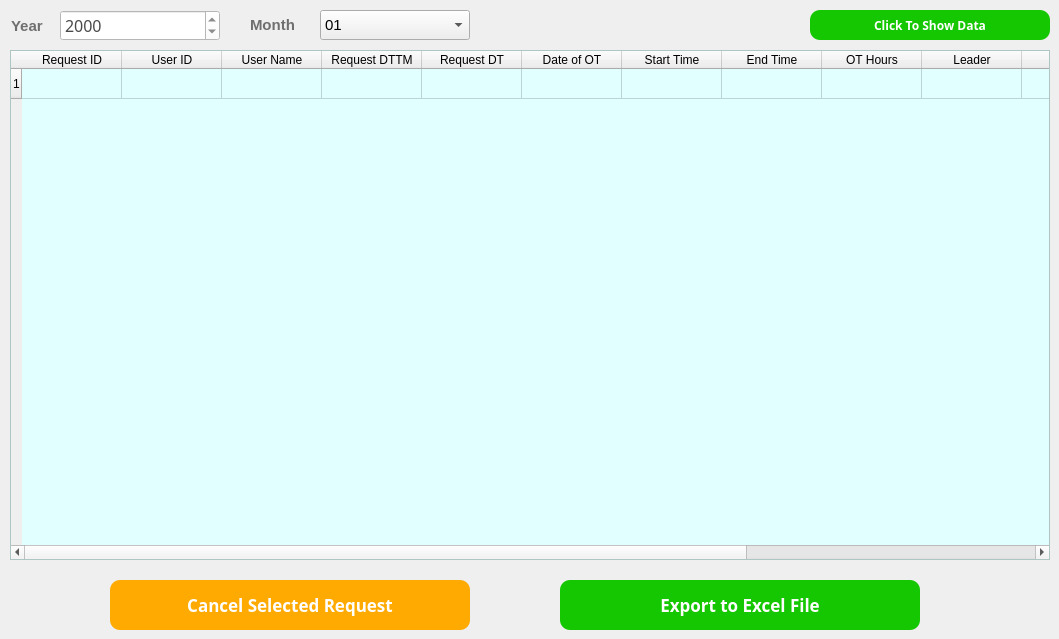
    <widget class="QWidget" name="tab_2">
     <attribute name="title">
      <string>Summary</string>
     </attribute>
     <widget class="QTableWidget" name="tableWidget">
      <property name="geometry">
       <rect>
        <x>10</x>
        <y>50</y>
        <width>1040</width>
        <height>510</height>
       </rect>
      </property>
      <property name="styleSheet">
       <string notr="true">QTableWidget
{
	background-color: rgb(225, 255, 254);

}</string>
      </property>
      <property name="frameShape">
       <enum>QFrame::StyledPanel</enum>
      </property>
      <property name="frameShadow">
       <enum>QFrame::Sunken</enum>
      </property>
      <property name="sizeAdjustPolicy">
       <enum>QAbstractScrollArea::AdjustToContentsOnFirstShow</enum>
      </property>
      <property name="selectionBehavior">
       <enum>QAbstractItemView::SelectRows</enum>
      </property>
      <property name="showGrid">
       <bool>true</bool>
      </property>
      <property name="gridStyle">
       <enum>Qt::SolidLine</enum>
      </property>
      <property name="sortingEnabled">
       <bool>true</bool>
      </property>
      <property name="rowCount">
       <number>1</number>
      </property>
      <property name="columnCount">
       <number>14</number>
      </property>
      <attribute name="horizontalHeaderCascadingSectionResizes">
       <bool>true</bool>
      </attribute>
      <attribute name="verticalHeaderShowSortIndicator" stdset="0">
       <bool>false</bool>
      </attribute>
      <attribute name="verticalHeaderStretchLastSection">
       <bool>false</bool>
      </attribute>
      <row/>
      <column>
       <property name="text">
        <string>Request ID</string>
       </property>
       <property name="background">
        <color>
         <red>36</red>
         <green>236</green>
         <blue>239</blue>
        </color>
       </property>
      </column>
      <column>
       <property name="text">
        <string>User ID</string>
       </property>
      </column>
      <column>
       <property name="text">
        <string>User Name</string>
       </property>
      </column>
      <column>
       <property name="text">
        <string>Request DTTM</string>
       </property>
      </column>
      <column>
       <property name="text">
        <string>Request DT</string>
       </property>
      </column>
      <column>
       <property name="text">
        <string>Date of OT</string>
       </property>
      </column>
      <column>
       <property name="text">
        <string>Start Time</string>
       </property>
      </column>
      <column>
       <property name="text">
        <string>End Time</string>
       </property>
      </column>
      <column>
       <property name="text">
        <string>OT Hours</string>
       </property>
      </column>
      <column>
       <property name="text">
        <string>Leader</string>
       </property>
      </column>
      <column>
       <property name="text">
        <string>DM</string>
       </property>
      </column>
      <column>
       <property name="text">
        <string>HR</string>
       </property>
      </column>
      <column>
       <property name="text">
        <string>MD</string>
       </property>
      </column>
      <column>
       <property name="text">
        <string>Remarks</string>
       </property>
      </column>
      <item row="0" column="0">
       <property name="text">
        <string/>
       </property>
      </item>
     </widget>
     <widget class="QLabel" name="label_29">
      <property name="geometry">
       <rect>
        <x>11</x>
        <y>5</y>
        <width>80</width>
        <height>41</height>
       </rect>
      </property>
      <property name="font">
       <font>
        <family>Microsoft JhengHei UI</family>
        <pointsize>11</pointsize>
        <weight>75</weight>
        <bold>true</bold>
       </font>
      </property>
      <property name="styleSheet">
       <string notr="true">QLabel
{
	font-size:11pt;
	color:rgb(111,111,111);
}</string>
      </property>
      <property name="text">
       <string>Year</string>
      </property>
     </widget>
     <widget class="QDateEdit" name="dateEdit">
      <property name="geometry">
       <rect>
        <x>60</x>
        <y>10</y>
        <width>160</width>
        <height>31</height>
       </rect>
      </property>
      <property name="font">
       <font>
        <family>Microsoft Yahei</family>
        <pointsize>12</pointsize>
       </font>
      </property>
      <property name="styleSheet">
       <string notr="true">QDateEdit
{
    /*字体为微软雅黑*/
    font-family:Microsoft Yahei;
    /*字体大小为20点*/
	color:rgb(74, 74, 74);
   font-size:12pt;
	background-color:rgb(255, 255,255);
}

QDateEdit:hover
{
    /*背景颜色*/  
   background-color:rgb(229, 242, 255);
}

QDateEdit:focus
{
    /*背景颜色*/  
   background-color:rgb(229, 242, 255);
}</string>
      </property>
      <property name="displayFormat">
       <string notr="true">yyyy</string>
      </property>
     </widget>
     <widget class="QLabel" name="label_30">
      <property name="geometry">
       <rect>
        <x>250</x>
        <y>4</y>
        <width>100</width>
        <height>41</height>
       </rect>
      </property>
      <property name="font">
       <font>
        <family>Microsoft JhengHei UI</family>
        <pointsize>11</pointsize>
        <weight>75</weight>
        <bold>true</bold>
       </font>
      </property>
      <property name="styleSheet">
       <string notr="true">QLabel
{
	font-size:11pt;
	color:rgb(111,111,111);
}</string>
      </property>
      <property name="text">
       <string>Month</string>
      </property>
     </widget>
     <widget class="QComboBox" name="comboBox_3">
      <property name="geometry">
       <rect>
        <x>320</x>
        <y>10</y>
        <width>150</width>
        <height>30</height>
       </rect>
      </property>
      <property name="font">
       <font>
        <pointsize>11</pointsize>
       </font>
      </property>
      <property name="autoFillBackground">
       <bool>false</bool>
      </property>
      <property name="styleSheet">
       <string notr="true">QComboBox

    {font-family:Microsoft Yahei;
    /*字体大小为20点*/
	color:color:rgb(74, 74, 74);
   font-size:12pt;

}
</string>
      </property>
      <property name="editable">
       <bool>false</bool>
      </property>
      <property name="currentText">
       <string>01</string>
      </property>
      <property name="currentIndex">
       <number>0</number>
      </property>
      <property name="insertPolicy">
       <enum>QComboBox::InsertAtBottom</enum>
      </property>
      <property name="frame">
       <bool>true</bool>
      </property>
      <item>
       <property name="text">
        <string>01</string>
       </property>
      </item>
      <item>
       <property name="text">
        <string>02</string>
       </property>
      </item>
      <item>
       <property name="text">
        <string>03</string>
       </property>
      </item>
      <item>
       <property name="text">
        <string>04</string>
       </property>
      </item>
      <item>
       <property name="text">
        <string>05</string>
       </property>
      </item>
      <item>
       <property name="text">
        <string>06</string>
       </property>
      </item>
      <item>
       <property name="text">
        <string>07</string>
       </property>
      </item>
      <item>
       <property name="text">
        <string>08</string>
       </property>
      </item>
      <item>
       <property name="text">
        <string>09</string>
       </property>
      </item>
      <item>
       <property name="text">
        <string>10</string>
       </property>
      </item>
      <item>
       <property name="text">
        <string>11</string>
       </property>
      </item>
      <item>
       <property name="text">
        <string>12</string>
       </property>
      </item>
      <item>
       <property name="text">
        <string>All</string>
       </property>
      </item>
     </widget>
     <widget class="QPushButton" name="pushButton_6">
      <property name="geometry">
       <rect>
        <x>110</x>
        <y>580</y>
        <width>360</width>
        <height>50</height>
       </rect>
      </property>
      <property name="font">
       <font>
        <family>Microsoft Yahei</family>
        <pointsize>13</pointsize>
        <weight>75</weight>
        <bold>true</bold>
       </font>
      </property>
      <property name="styleSheet">
       <string notr="true">QPushButton
{
    /*字体为微软雅黑*/
    font-family:Microsoft Yahei;
    /*字体大小为20点*/
    font-size:13pt;
    /*字体颜色为白色*/    
    color:white;
    /*背景颜色*/  
    background-color:rgb(255, 170, 0);
    /*边框圆角半径为8像素*/ 
    border-radius:10px;
}

/*按钮停留态*/
QPushButton:hover
{
    /*背景颜色*/  
    background-color:rgb(230, 153, 0);
    padding-left:-3px;
    /*上内边距为3像素，让按下时字向下移动3像素*/  
    padding-top:-3px;

}

/*按钮按下态*/
QPushButton:pressed
{
    /*背景颜色*/  
    background-color:rgb(197, 128, 0);
    /*左内边距为3像素，让按下时字向右移动3像素*/  
    padding-left:3px;
    /*上内边距为3像素，让按下时字向下移动3像素*/  
    padding-top:3px;
}</string>
      </property>
      <property name="text">
       <string>Cancel Selected Request</string>
      </property>
     </widget>
     <widget class="QPushButton" name="pushButton_2">
      <property name="geometry">
       <rect>
        <x>560</x>
        <y>580</y>
        <width>360</width>
        <height>50</height>
       </rect>
      </property>
      <property name="font">
       <font>
        <family>Microsoft Yahei</family>
        <pointsize>13</pointsize>
        <weight>75</weight>
        <bold>true</bold>
       </font>
      </property>
      <property name="styleSheet">
       <string notr="true">QPushButton

{
    /*字体为微软雅黑*/
    font-family:Microsoft Yahei;
    /*字体大小为20点*/
    font-size:13pt;
    /*字体颜色为白色*/    
    color:white;
    /*背景颜色*/  
    background-color:rgb(21, 199, 1);
    /*边框圆角半径为8像素*/ 
    border-radius:10px;

}

/*按钮停留态*/
QPushButton:hover
{
    /*背景颜色*/  
    background-color:rgb(21, 175, 0);
    padding-left:-3px;
    /*上内边距为3像素，让按下时字向下移动3像素*/  
    padding-top:-3px;

}

/*按钮按下态*/
QPushButton:pressed
{
    /*背景颜色*/  
    background-color:rgb(0, 113, 0);
    /*左内边距为3像素，让按下时字向右移动3像素*/  
    padding-left:3px;
    /*上内边距为3像素，让按下时字向下移动3像素*/  
    padding-top:3px;
}</string>
      </property>
      <property name="text">
       <string>Export to Excel File</string>
      </property>
     </widget>
     <widget class="QPushButton" name="pushButton_16">
      <property name="geometry">
       <rect>
        <x>810</x>
        <y>10</y>
        <width>240</width>
        <height>30</height>
       </rect>
      </property>
      <property name="font">
       <font>
        <family>Microsoft Yahei</family>
        <pointsize>9</pointsize>
        <weight>75</weight>
        <bold>true</bold>
       </font>
      </property>
      <property name="styleSheet">
       <string notr="true">QPushButton

{
    /*字体为微软雅黑*/
    font-family:Microsoft Yahei;
    /*字体大小为20点*/
    font-size:9pt;
    /*字体颜色为白色*/    
    color:white;
    /*背景颜色*/  
    background-color:rgb(21, 199, 1);
    /*边框圆角半径为8像素*/ 
    border-radius:10px;

}

/*按钮停留态*/
QPushButton:hover
{
    /*背景颜色*/  
    background-color:rgb(21, 175, 0);
    padding-left:-3px;
    /*上内边距为3像素，让按下时字向下移动3像素*/  
    padding-top:-3px;
	font-size:10pt;
}

/*按钮按下态*/
QPushButton:pressed
{
    /*背景颜色*/  
    background-color:rgb(0, 113, 0);
    /*左内边距为3像素，让按下时字向右移动3像素*/  
    padding-left:3px;
    /*上内边距为3像素，让按下时字向下移动3像素*/  
    padding-top:3px;
    font-size:9pt;
}</string>
      </property>
      <property name="text">
       <string>Click To Show Data</string>
      </property>
     </widget>
    </widget>
